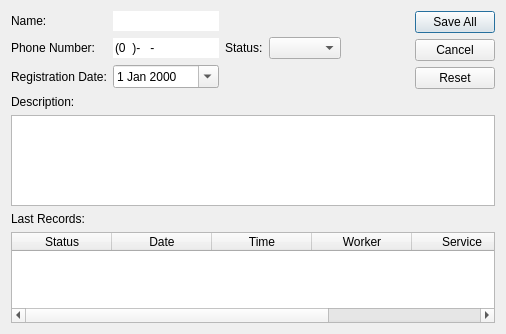
<?xml version="1.0" encoding="UTF-8"?>
<ui version="4.0">
 <class>ClientDialog</class>
 <widget class="QDialog" name="ClientDialog">
  <property name="geometry">
   <rect>
    <x>0</x>
    <y>0</y>
    <width>506</width>
    <height>334</height>
   </rect>
  </property>
  <property name="windowTitle">
   <string>Client Profile</string>
  </property>
  <layout class="QGridLayout" name="gridLayout">
   <item row="0" column="0">
    <widget class="QLabel" name="lblName">
     <property name="font">
      <font>
       <pointsize>9</pointsize>
      </font>
     </property>
     <property name="text">
      <string>Name:</string>
     </property>
    </widget>
   </item>
   <item row="0" column="1">
    <widget class="QLineEdit" name="lEditName">
     <property name="text">
      <string/>
     </property>
     <property name="frame">
      <bool>false</bool>
     </property>
     <property name="readOnly">
      <bool>false</bool>
     </property>
    </widget>
   </item>
   <item row="0" column="5" rowspan="3">
    <widget class="QDialogButtonBox" name="buttonBox">
     <property name="orientation">
      <enum>Qt::Vertical</enum>
     </property>
     <property name="standardButtons">
      <set>QDialogButtonBox::Cancel|QDialogButtonBox::Reset|QDialogButtonBox::SaveAll</set>
     </property>
    </widget>
   </item>
   <item row="1" column="0">
    <widget class="QLabel" name="lblPhone">
     <property name="font">
      <font>
       <pointsize>9</pointsize>
      </font>
     </property>
     <property name="text">
      <string>Phone Number:</string>
     </property>
    </widget>
   </item>
   <item row="1" column="1">
    <widget class="QLineEdit" name="lEditPhone">
     <property name="sizePolicy">
      <sizepolicy hsizetype="Minimum" vsizetype="Fixed">
       <horstretch>0</horstretch>
       <verstretch>0</verstretch>
      </sizepolicy>
     </property>
     <property name="inputMask">
      <string>(\0DD)-999-9999</string>
     </property>
     <property name="text">
      <string>(0)--</string>
     </property>
     <property name="frame">
      <bool>false</bool>
     </property>
     <property name="readOnly">
      <bool>false</bool>
     </property>
    </widget>
   </item>
   <item row="1" column="2">
    <widget class="QLabel" name="label">
     <property name="text">
      <string>Status:</string>
     </property>
    </widget>
   </item>
   <item row="1" column="3">
    <widget class="QComboBox" name="cBoxStatus">
     <property name="sizePolicy">
      <sizepolicy hsizetype="Minimum" vsizetype="Fixed">
       <horstretch>0</horstretch>
       <verstretch>0</verstretch>
      </sizepolicy>
     </property>
    </widget>
   </item>
   <item row="1" column="4" rowspan="2">
    <spacer name="horizontalSpacer">
     <property name="orientation">
      <enum>Qt::Horizontal</enum>
     </property>
     <property name="sizeHint" stdset="0">
      <size>
       <width>20</width>
       <height>48</height>
      </size>
     </property>
    </spacer>
   </item>
   <item row="2" column="0">
    <widget class="QLabel" name="lblDate">
     <property name="text">
      <string>Registration Date:</string>
     </property>
    </widget>
   </item>
   <item row="2" column="1">
    <widget class="QDateEdit" name="dateEdit">
     <property name="calendarPopup">
      <bool>true</bool>
     </property>
    </widget>
   </item>
   <item row="3" column="0" colspan="6">
    <layout class="QVBoxLayout" name="verticalLayout">
     <item>
      <widget class="QLabel" name="label_5">
       <property name="text">
        <string>Description:</string>
       </property>
      </widget>
     </item>
     <item>
      <widget class="QPlainTextEdit" name="pEditDescr">
       <property name="tabChangesFocus">
        <bool>true</bool>
       </property>
      </widget>
     </item>
    </layout>
   </item>
   <item row="4" column="0" colspan="6">
    <layout class="QVBoxLayout" name="verticalLayout_2">
     <item>
      <widget class="QLabel" name="lblRecords">
       <property name="text">
        <string>Last Records:</string>
       </property>
      </widget>
     </item>
     <item>
      <widget class="QTableWidget" name="tableRecords">
       <property name="editTriggers">
        <set>QAbstractItemView::NoEditTriggers</set>
       </property>
       <property name="sortingEnabled">
        <bool>true</bool>
       </property>
       <attribute name="horizontalHeaderStretchLastSection">
        <bool>true</bool>
       </attribute>
       <column>
        <property name="text">
         <string>Status</string>
        </property>
       </column>
       <column>
        <property name="text">
         <string>Date</string>
        </property>
       </column>
       <column>
        <property name="text">
         <string>Time</string>
        </property>
       </column>
       <column>
        <property name="text">
         <string>Worker</string>
        </property>
       </column>
       <column>
        <property name="text">
         <string>Service</string>
        </property>
       </column>
       <column>
        <property name="text">
         <string>Client</string>
        </property>
       </column>
      </widget>
     </item>
    </layout>
   </item>
  </layout>
 </widget>
 <tabstops>
  <tabstop>lEditName</tabstop>
  <tabstop>lEditPhone</tabstop>
  <tabstop>dateEdit</tabstop>
  <tabstop>cBoxStatus</tabstop>
  <tabstop>pEditDescr</tabstop>
  <tabstop>tableRecords</tabstop>
 </tabstops>
 <resources/>
 <connections>
  <connection>
   <sender>buttonBox</sender>
   <signal>rejected()</signal>
   <receiver>ClientDialog</receiver>
   <slot>reject()</slot>
   <hints>
    <hint type="sourcelabel">
     <x>416</x>
     <y>60</y>
    </hint>
    <hint type="destinationlabel">
     <x>327</x>
     <y>91</y>
    </hint>
   </hints>
  </connection>
 </connections>
</ui>
